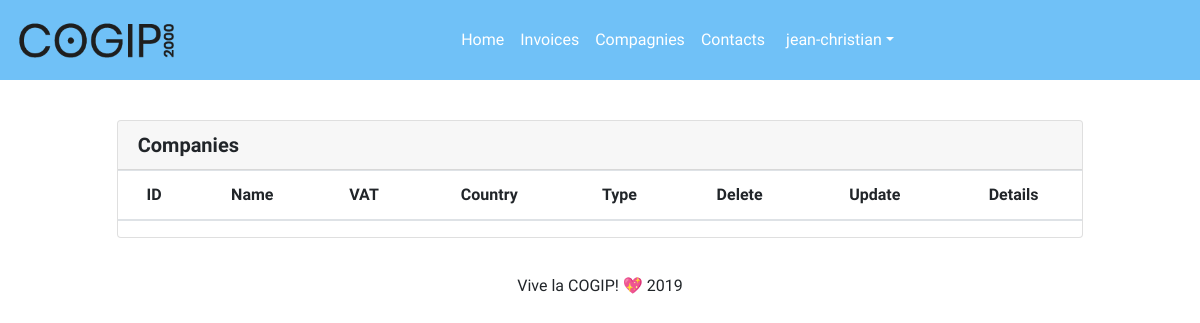
/?page=compagnies (signed in), run on an earlier commit of the app's database.
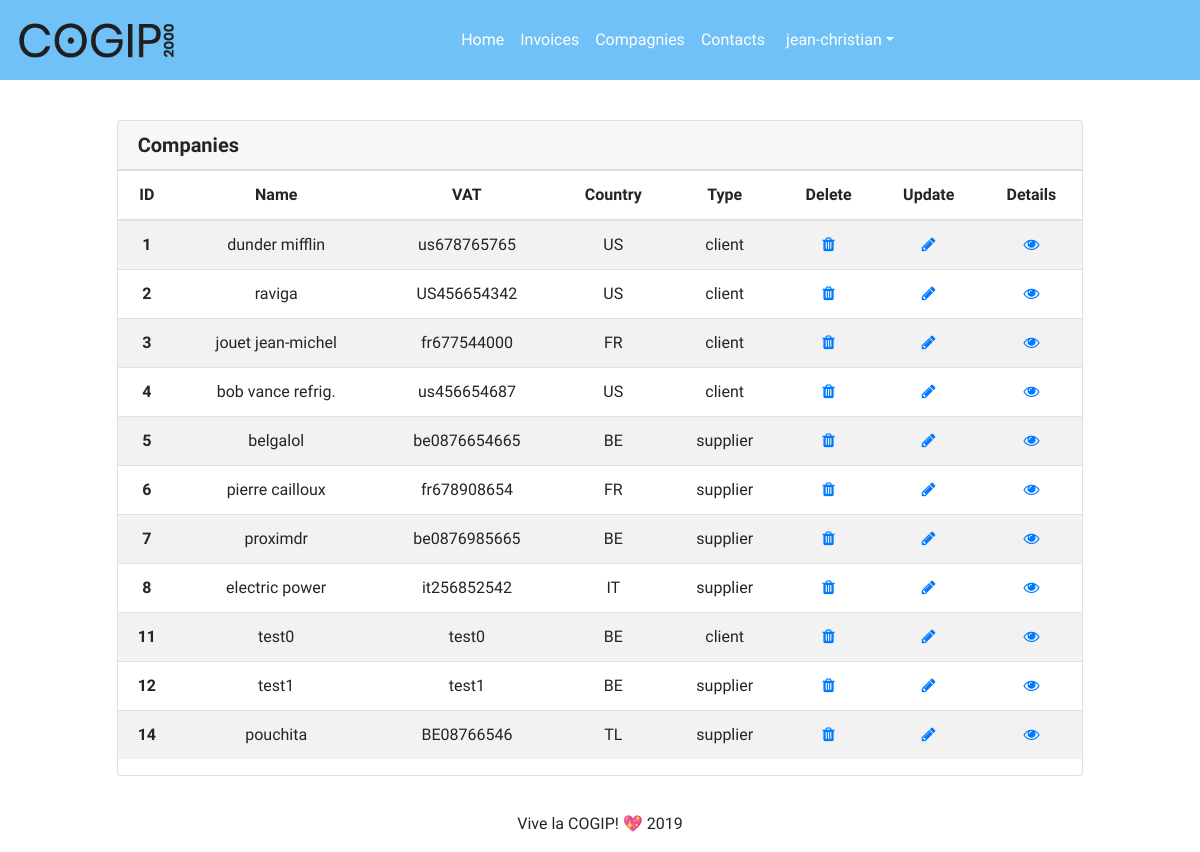
And on a later commit of the database.
### tables this page shows
CREATE TABLE `company` (
  `ID` int(11) NOT NULL,
  `company_name` varchar(200) NOT NULL,
  `VAT` varchar(255) NOT NULL,
  `country` varchar(255) NOT NULL,
  `type_id` int(11) NOT NULL
);

CREATE TABLE `type` (
  `ID` int(11) NOT NULL,
  `company_type` varchar(100) NOT NULL
);

### controller/compagnies-ctrl.php (called while the page is built, shortened)
<?php
$companies_data = get_many_companies();
require 'view/compagnies-view.php';
?>

### index.php (called while the page is built, shortened)
<?php
require 'view/component/header-component.php';
routing();
require 'view/component/footer-component.php';
?>

### model/GLOBfunction.php (called while the page is built, shortened)
<?php
function get_many_companies($limit = null) {
   global $pdo;
   $sql = <<<SQL
   SELECT
      company.id AS company_id,
      company_name,
      VAT,
      company.type_id,
      country,
      company_type AS type,
      type.id
   FROM company
   JOIN type
      ON company.type_id = type.id
   ORDER BY company.id DESC
SQL;
   $stmt = $pdo->prepare($sql);
   $stmt->execute();
   $all_data = [];
   while ($data = $stmt->fetch()) {
      $all_data[] = $data;
   }
   return array_reverse($all_data);
}
?>

### view/compagnies-view.php (the view)
<div class="globalelement row justify-content-center">
    <div class="card text-center col-md-10">
        <h5 class="row card-header">
        <strong class="companies">Companies</strong>
        </h5>
        <div class="row justify-content-center">
        <table class="table table-striped table-responsive-sm">
                <thead>
                    <tr>
                        <th scope="col">ID</th>
                        <th scope="col">Name</th>
                        <th scope="col">VAT</th>
                        <th scope="col">Country</th>
                        <th scope="col">Type</th>
                        <th scope="col">Delete</th>
                        <th scope="col">Update</th>
                        <th scope="col">Details</th>
                    </tr>
                </thead>
                <tbody>
                    <?php foreach($companies_data as $company) :?>
                    <tr>
                        <th scope="row"><?=$company['company_id']?></th>
                        <td><?=$company['company_name']?></td>
                        <td><?=$company['VAT']?></td>
                        <td><?=$company['country']?></td>
                        <td><?=$company['type']?></td>
                        <?php if ($_SESSION['rights'] === 'god') :?>
                        <td><a href="?page=compagnies-delete&id=<?=$company['company_id']?>" class="fa fa-trash" aria-hidden="true"></a></td>
                        <td><a href="?page=compagnies-edit&id=<?=$company['company_id']?>" class="fa fa-pencil" aria-hidden="true"></a></td>
                        <td><a href="?page=compagnies-details&id=<?=$company['company_id']?>" class="fa fa-eye" aria-hidden="true"></a></td>
                        <?php endif ?>
                    </tr>
                    <?php endforeach ?>
                </tbody>
            </table>
        </div>
    </div>
</div>

What changed in the data, as far as the page shows it:
now on this page (row edited): company: ID "1", company_name "dunder mifflin", VAT "us678765765", country "US", type.company_type "client"
now on this page (row edited): company: ID "2", company_name "raviga", VAT "US456654342", country "US", type.company_type "client"
now on this page (row edited): company: ID "3", company_name "jouet jean-michel", VAT "fr677544000", country "FR", type.company_type "client"
now on this page (row edited): company: ID "4", company_name "bob vance refrig.", VAT "us456654687", country "US", type.company_type "client"
now on this page (row edited): company: ID "5", company_name "belgalol", VAT "be0876654665", country "BE", type.company_type "supplier"
now on this page (row edited): company: ID "6", company_name "pierre cailloux", VAT "fr678908654", country "FR", type.company_type "supplier"
now on this page (row edited): company: ID "7", company_name "proximdr", VAT "be0876985665", country "BE", type.company_type "supplier"
now on this page (row edited): company: ID "8", company_name "electric power", VAT "it256852542", country "IT", type.company_type "supplier"
added company: ID "11", company_name "test0", VAT "test0", country "BE", type.company_type "client"
added company: ID "12", company_name "test1", VAT "test1", country "BE", type.company_type "supplier"
added company: ID "14", company_name "pouchita", VAT "BE08766546", country "TL", type.company_type "supplier"
